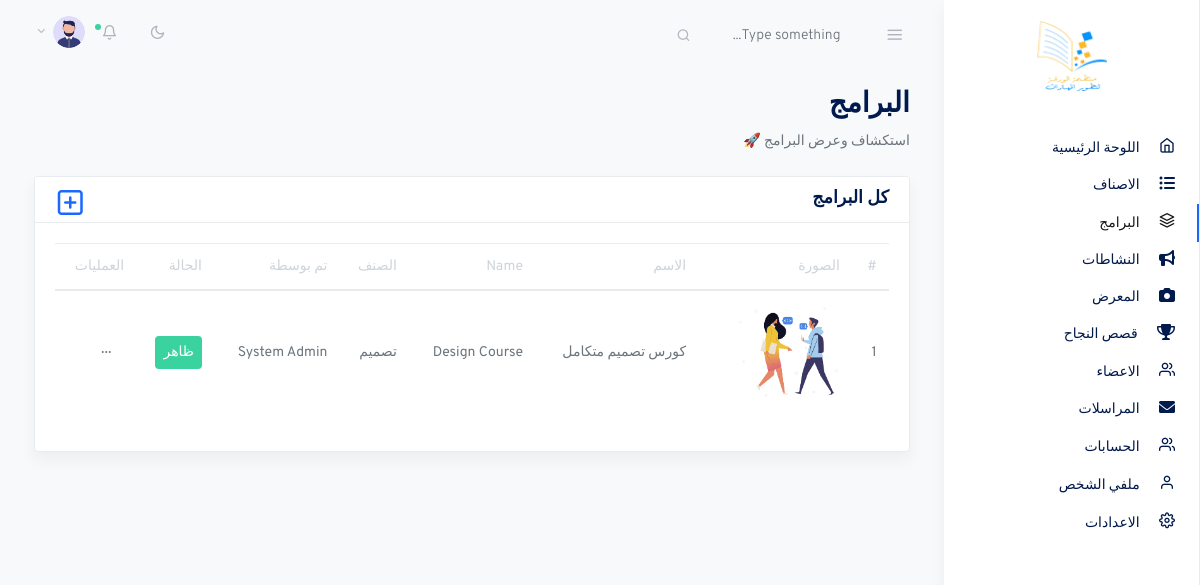
Screenshot of /cp/dashboard/programs (signed in) with the database file from the repository.
### tables this page shows
CREATE TABLE `users` (
  `id` int(11) NOT NULL,
  `username` varchar(128) NOT NULL,
  `email` varchar(128) NOT NULL,
  `phone` varchar(32) NOT NULL,
  `name` varchar(128) NOT NULL,
  `address` varchar(256) NOT NULL,
  `password` varchar(256) NOT NULL,
  `pic` varchar(64) NOT NULL,
  `lvl` enum('1','2') NOT NULL,
  `status` enum('0','1') NOT NULL DEFAULT '1',
  `permission` varchar(150) NOT NULL,
  `done_by` int(11) NOT NULL
);

CREATE TABLE `programs` (
  `id` int(11) NOT NULL,
  `slug` varchar(256) NOT NULL,
  `category` int(11) NOT NULL,
  `name` varchar(256) NOT NULL,
  `name_en` varchar(265) NOT NULL,
  `trainer` varchar(128) NOT NULL,
  `pic` varchar(64) NOT NULL,
  `note` longtext NOT NULL,
  `summary` text NOT NULL,
  `summary_en` text NOT NULL,
  `type` int(1) NOT NULL,
  `price` int(11) NOT NULL,
  `date_add` varchar(64) NOT NULL,
  `done_by` int(11) NOT NULL,
  `status` int(1) NOT NULL DEFAULT 1
);

### function.php (called while the page is built, shortened)
<?php
function userLogo($con, $user_id)
{
    $q = "SELECT `pic` FROM `users` WHERE id=?";
    $d = getData($con, $q, [$user_id]);
    if (count($d) > 0) {
        return "/cp/assets/images/avatars/" . $d[0]['pic'];
    }
}

### db.php (called while the page is built, shortened)
<?php
function getData($db, $query, $parm = [])
{
    $stmt = $db->prepare($query);
    $stmt->execute($parm);
    $rows = $stmt->fetchAll(PDO::FETCH_ASSOC);
    return $rows;
}
?>

### cp/dashboard/programs.php (the view, shortened to what this page needs)
<div class="container-fluid">
  <div class="row justify-content-center">
    <div class="col-12">
      <?php
      if (empty($opr_type)) { ?>
        <h2 class="page-title">البرامج</h2>
        <p>استكشاف وعرض البرامج 🚀</p>
        <div class="row my-4">
          <div class="col-md-12">
            <div class="card shadow">
              <h5 class="card-header">كل البرامج</h5>
              <h5 class="filter"><a href="/cp/dashboard/programs/add"><i class='fe fe-plus-square icon'></i></a></h5>
              <div class="card-body">
                <table class="table datatables" id="dataTable-1" width="100%">
                  <thead>
                    <tr>
                      <th>#</th>
                      <th>الصورة</th>
                      <th>الاسم</th>
                      <th>Name</th>
                      <th>الصنف</th>
                      <th>تم بوسطة</th>
                      <th>الحالة</th>
                      <th>العمليات</th>
                    </tr>
                  </thead>
                  <tbody>
                    <?php
                    $sn = 1;
                    $q = 'SELECT *,
                      (SELECT `name` From `categories` WHERE `categories`.`id`=`programs`.`category`) category,
                      (SELECT `name` From `users` WHERE `users`.`id`=`programs`.`done_by`) emp
                      FROM `programs` Order by id DESC';
                    $D = getData($con, $q);
                    foreach ($D as $row) {
                    ?>
                      <tr>
                        <td><?php echo $sn++; ?></td>
                        <td><img src="/cp/assets/images/programs/<?= $row['pic'] ?>" style="max-height: 100px; max-width: 180px;" alt="Project"></td>
                        <td><?= $row['name'] ?></td>
                        <td><?= $row['name_en'] ?></td>
                        <td><?= $row['category'] ?></td>
                        <td><?= $row['emp'] ?></td>
                        <td>
                          <?php
                          if ($row['status'] == 1)
                            echo '<span class="bg-success text-white p-2 rounded">ظاهر</span>';
                          else
                            echo '<span class="bg-danger text-white p-2 rounded">مخفي</span>';
                          ?>
                        </td>
                        <td>
                          <div class="dropdown">
                            <button class="btn btn-sm dropdown-toggle more-horizontal" type="button" data-toggle="dropdown" aria-haspopup="true" aria-expanded="false">
                            </button>
                          </div>
                        </td>
                      </tr>
                    <?php
                    }
                    ?>
                  </tbody>
                </table>
              </div>
            </div>
          </div>
        <?php }
        ?>
          </div>
        </div>
    </div>
  </div>

### cp/dashboard/header.php (shortened to what this page needs)
<!doctype html>
<html lang="en">
<head>
    <link rel="stylesheet" href="/cp/assets/css/simplebar.css">
    <link rel="stylesheet" href="/cp/assets/css/feather.css">
    <link rel="stylesheet" href="/cp/assets/css/select2.css">
    <link rel="stylesheet" href="/cp/assets/css/dropzone.css">
    <link rel="stylesheet" href="/cp/assets/css/uppy.min.css">
    <link rel="stylesheet" href="/cp/assets/css/jquery.steps.css">
    <link rel="stylesheet" href="/cp/assets/css/jquery.timepicker.css">
    <link rel="stylesheet" href="/cp/assets/css/quill.snow.css">
    <link rel="stylesheet" href="/cp/assets/css/dataTables.bootstrap4.css">
    <link rel="stylesheet" href="/cp/assets/css/daterangepicker.css">
    <link href="/cp/assets/vendor/summernote/summernote-bs4.min.css" rel="stylesheet">
    <link rel="stylesheet" href="https://cdnjs.cloudflare.com/ajax/libs/font-awesome/5.15.3/css/all.min.css">
    <link rel="stylesheet" href="https://cdnjs.cloudflare.com/ajax/libs/font-awesome/6.0.0-beta3/css/all.min.css">
    <link rel="stylesheet" href="/cp/assets/css/app-light.css" id="lightTheme">
    <link rel="stylesheet" href="/cp/assets/css/app-dark.css" id="darkTheme" disabled>
</head>
<body class="vertical light rtl ">
    <div class="wrapper">
        <nav class="topnav navbar navbar-light">
            <button type="button" class="navbar-toggler text-muted mt-2 p-0 mr-3 collapseSidebar">
                <i class="fe fe-menu navbar-toggler-icon"></i>
            </button>
            <form class="form-inline mr-auto searchform text-muted">
                <input class="form-control mr-sm-2 bg-transparent border-0 pl-4 text-muted" type="search" placeholder="Type something..." aria-label="Search">
            </form>
            <ul class="nav">
                <li class="nav-item">
                    <a class="nav-link text-muted my-2" href="#" id="modeSwitcher" data-mode="light">
                        <i class="fe fe-sun fe-16"></i>
                    </a>
                </li>
                <li class="nav-item nav-notif">
                    <a class="nav-link text-muted my-2" href="..#" data-toggle="modal" data-target=".modal-notif">
                        <span class="fe fe-bell fe-16"></span>
                        <span class="dot dot-md bg-success"></span>
                    </a>
                </li>
                <li class="nav-item dropdown">
                    <a class="nav-link dropdown-toggle text-muted pr-0" href="#" id="navbarDropdownMenuLink" role="button" data-toggle="dropdown" aria-haspopup="true" aria-expanded="false">
                        <span class="avatar avatar-sm mt-2">
                            <img src="<?php echo userLogo($con, $_SESSION['user_id']); ?>" alt="..." class="avatar-img rounded-circle">
                        </span>
                    </a>
                </li>
            </ul>
        </nav>
        <?php
        $pages = [];
        $pages[] = [
            "title" => "اللوحة الرئيسية",
            "icon" => "fe fe-home",
            "pages" => ["main"],
            "slag" => "main",
            "lvl" => [$_SESSION['lvl']]
        ];
        $pages[] = [
            "title" => "الاصناف",
            "icon" => "fa fa-list-ul",
            "pages" => ["categories"],
            "slag" => "categories",
            "lvl" => [substr($_SESSION['permission'], 1, 1) == 1 ? $_SESSION['lvl'] : ""]
        ];
        $pages[] = [
            "title" => "البرامج",
            "icon" => "fe fe-layers",
            "pages" => ["programs", "programs"],
            "slag" => "programs",
            "lvl" => [substr($_SESSION['permission'], 5, 1) == 1 ? $_SESSION['lvl'] : ""]
        ];
        $pages[] = [
            "title" => "النشاطات",
            "icon" => "fa fa-bullhorn",
            "pages" => ["blogs"],
            "slag" => "blogs",
            "lvl" => [substr($_SESSION['permission'], 10, 1) == 1 ? $_SESSION['lvl'] : ""]
        ];
        $pages[] = [
            "title" => "المعرض",
            "icon" => "fa fa-camera",
            "pages" => ["gallery"],
            "slag" => "gallery",
            "lvl" => [substr($_SESSION['permission'], 15, 1) == 1 ? $_SESSION['lvl'] : ""]
        ];
        $pages[] = [
            "title" => "قصص النجاح",
            "icon" => "fa fa-trophy",
            "pages" => ["stories"],
            "slag" => "stories",
            "lvl" => [substr($_SESSION['permission'], 20, 1) == 1 ? $_SESSION['lvl'] : ""]
        ];
        $pages[] = [
            "title" => "الاعضاء",
            "icon" => "fe fe-users",
            "pages" => ["members"],
            "slag" => "members",
            "lvl" => [substr($_SESSION['permission'], 30, 1) == 1 ? $_SESSION['lvl'] : ""]
        ];
        $pages[] = [
            "title" => "المراسلات",
            "icon" => "fa fa-envelope",
            "pages" => ["contacts"],
            "slag" => "contacts",
            "lvl" => [substr($_SESSION['permission'], 40, 1) == 1 ? $_SESSION['lvl'] : ""]
        ];
        $pages[] = [
            "title" => "الحسابات",
            "icon" => "fe fe-users",
            "pages" => ["accounts"],
            "slag" => "accounts",
            "lvl" => [$_SESSION['lvl'] == 1 ? $_SESSION['lvl'] : ""]
        ];
        $pages[] = [
            "title" => "ملفي الشخص",
            "icon" => "fe fe-user",
            "pages" => ["profile"],
            "slag" => "profile",
            "lvl" => [$_SESSION['lvl']]
        ];
        $pages[] = [
            "title" => "الاعدادات",
            "icon" => "fe fe-settings",
            "pages" => ["settings", "social_media"],
            "slag" => "settings",
            "lvl" => [$_SESSION['lvl'] == 1 ? $_SESSION['lvl'] : ""]
        ];
        ?>
        <aside class="sidebar-left border-right bg-white shadow" id="leftSidebar" data-simplebar>
            <nav class="vertnav navbar navbar-light">
                <div class="w-100 mb-4 d-flex">
                    <a class="navbar-brand mx-auto my-2 flex-fill text-center rtl" href="/cp/dashboard/main">
                        <img src="/assets/images/logo.png" style="height: 70px; width:70px;" alt="Hassan Jabbar Template">
                    </a>
                </div>
                <ul class="navbar-nav flex-fill w-100 mb-2">
                    <?php
                    foreach ($pages as $s) {
                        if (in_array($_SESSION['lvl'], $s['lvl'])) {
                            $isActive = (in_array($sub_cat, $s['pages'])) ? " active " : "";
                    ?>
                            <li class="nav-item w-100<?= $isActive ?>">
                                <a href="/cp/dashboard/<?= $s["slag"] ?>" class="nav-link">
                                    <i class="fe-16 <?= $s["icon"] ?>"></i>
                                    <span class="ml-3 item-text"><?= $s["title"] ?></span>
                                </a>
                            </li>
                    <?php
                        }
                    }
                    ?>
                </ul>
            </nav>
        </aside>
        <main role="main" class="main-content">

### cp/assets/css/simplebar.css (style rules this page uses)
[data-simplebar] { position: relative; flex-direction: column; flex-wrap: wrap; justify-content: flex-start; align-content: flex-start; align-items: flex-start; }

### cp/assets/css/feather.css (style rules this page uses)
.fe { font-family: "feather" !important; speak: none; font-style: normal; font-weight: normal; font-variant: normal; text-transform: none; line-height: 1; -webkit-font-smoothing: antialiased; -moz-osx-font-smoothing: grayscale; }
.fe-16 { font-size: 16px; }
.fe-bell:before { content: ""; }
.fe-home:before { content: ""; }
.fe-layers:before { content: ""; }
.fe-menu:before { content: ""; }
.fe-plus-square:before { content: ""; }
.fe-settings:before { content: ""; }
.fe-sun:before { content: ""; }
.fe-user:before { content: ""; }
.fe-users:before { content: ""; }

### cp/dashboard/header.php (style rules this page uses)
a, a:hover { text-decoration-line: none; }

### rows the page displays
users: pic (picture)
programs: pic (picture), name "كورس تصميم متكامل", name_en "Design Course", category "تصميم", emp "System Admin", status "ظاهر"

### other values shown
$s["title"] "اللوحة الرئيسية"
$s["title"] "الاصناف"
$s["title"] "البرامج"
$s["title"] "النشاطات"
$s["title"] "المعرض"
$s["title"] "قصص النجاح"
$s["title"] "الاعضاء"
$s["title"] "المراسلات"
$s["title"] "الحسابات"
$s["title"] "ملفي الشخص"
$s["title"] "الاعدادات"
